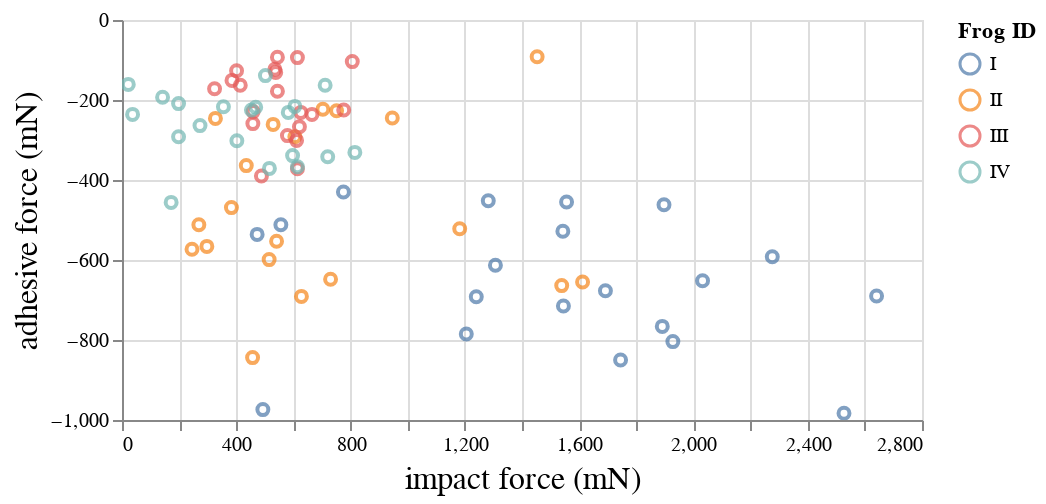

Source (notebook cell):
### Markdown cell above
## Top-level properties 

We may also want to set some global, or top-level, properties of the plot, such as its height and width (which are specified in units of pixels), label font size and weight, etc. These things can be adjusted using the `configure_*()` methods (see [Altair docs](https://altair-viz.github.io/user_guide/configuration.html)). Again, let's learn by example.

### Code cell
alt.Chart(df
    ).mark_point(
    ).encode(
        x='impact force (mN):Q',
        y='adhesive force (mN):Q',
        color=alt.Color('ID:N',
                        title='Frog ID')
    ).configure_view(
        height=200,
        width=400
    ).configure_axis(
        titleFontSize=16,
        titleFontWeight='normal'
    ).interactive()
